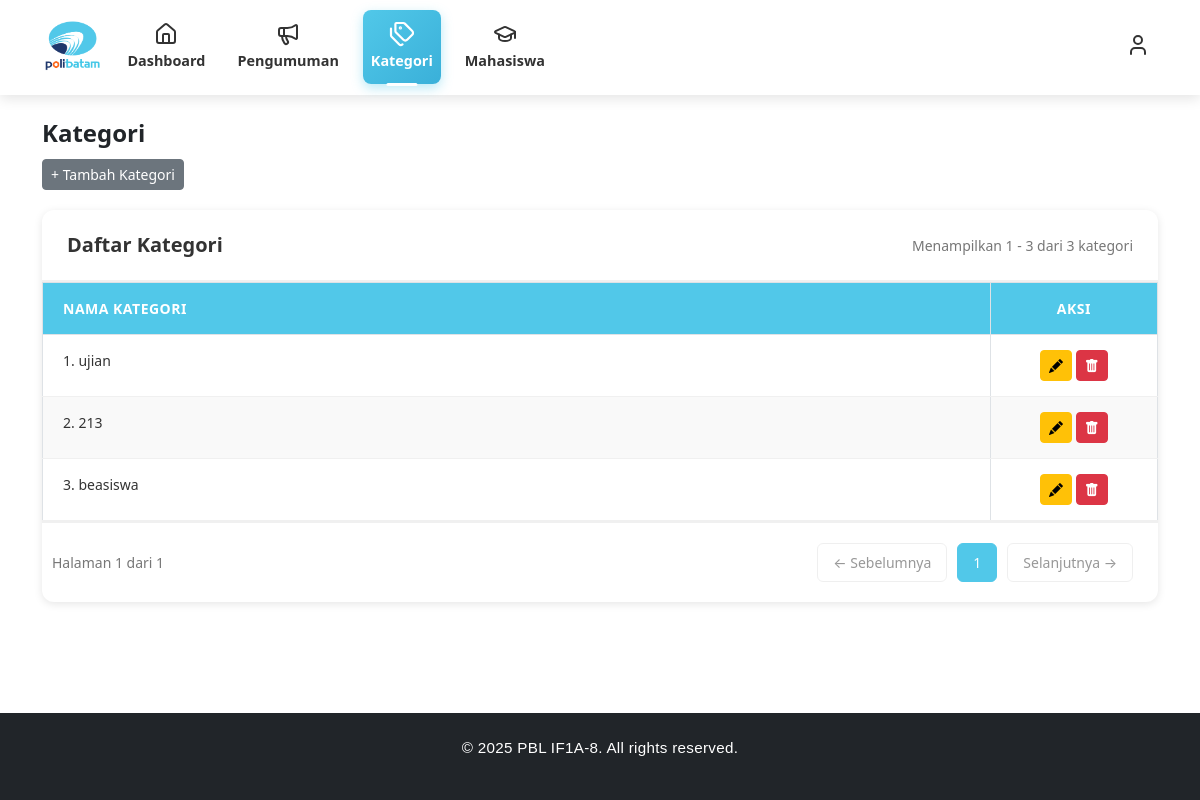
The app's page /views/admin/kategori.php (signed in) with its own data.
### tables this page shows
CREATE TABLE `kategori` (
  `kategori_id` int NOT NULL,
  `nama_kategori` varchar(100) NOT NULL,
  `deskripsi` varchar(100) NOT NULL
);

### app/models/kategori_model.php (called while the page is built, shortened)
<?php
class KategoriModel
{
    private $db;
    public function __construct($config)
    {
        $this->db = $config;
    }
    public function getAll()
    {
        $result = $this->db->query("SELECT * FROM kategori ORDER BY kategori_id DESC");
        return $result->fetch_all(MYSQLI_ASSOC);
    }
}
?>

### views/admin/kategori.php (the view, shortened to what this page needs)
<?php
require_once realpath(__DIR__ . '/../../config/config.php');
require_once realpath(__DIR__ . '/../../app/models/kategori_model.php');
$kategori = new KategoriModel($config);
$itemsPerPage = 10;
$currentPage = isset($_GET['page']) ? max(1, intval($_GET['page'])) : 1;
$offset = ($currentPage - 1) * $itemsPerPage;
$allKategori = $kategori->getAll();
$totalData = count($allKategori);
$totalPages = ceil($totalData / $itemsPerPage);
$dataKategori = array_slice($allKategori, $offset, $itemsPerPage);
$startData = $totalData > 0 ? $offset + 1 : 0;
$endData = min($offset + $itemsPerPage, $totalData);
?>
<!DOCTYPE html>
<html lang="id">
<head>
    <link href="https://cdn.jsdelivr.net/npm/bootstrap@5.3.3/dist/css/bootstrap.min.css" rel="stylesheet">
    <link href="https://cdn.jsdelivr.net/npm/bootstrap-icons@1.11.3/font/bootstrap-icons.css" rel="stylesheet">
</head>
<body>
    <?php include("header.php"); ?>
    <main class="container my-4">
        <div class="mb-3">
            <h4 class="fw-bold mb-1">Kategori</h4>
            <button class="btn btn-secondary btn-sm mt-2" data-bs-toggle="modal" data-bs-target="#modalTambahKategori">
                + Tambah Kategori
            </button>
        </div>
        <?php if (empty($allKategori)): ?>
            <div class="empty-state">
                <i class="bi bi-inbox"></i>
                <h5>Belum Ada Kategori</h5>
                <p>Silakan tambahkan kategori pertama Anda</p>
            </div>
        <?php else: ?>
            <div class="table-section">
                <div class="table-header">
                    <div class="table-title">Daftar Kategori</div>
                    <div class="entries-info">
                        Menampilkan <?= $startData; ?> - <?= $endData; ?> dari <?= $totalData; ?> kategori
                    </div>
                </div>
                <div class="table-wrapper">
                    <table class="table table-bordered">
                        <thead>
                            <tr>
                                <th>Nama Kategori</th>
                                <th>Aksi</th>
                            </tr>
                        </thead>
                        <tbody>
                            <?php $no = $startData;
                            foreach ($dataKategori as $row): ?>
                                <tr data-id="<?= $row['kategori_id'] ?>">
                                    <td><?= $no++ . ". " . htmlspecialchars($row['nama_kategori']); ?></td>
                                    <td class="text-center">
                                        <button class="btn btn-warning btn-sm edit-btn"
                                            onclick='editKategori(<?= json_encode($row, JSON_HEX_APOS | JSON_HEX_QUOT) ?>)'>
                                            <i class="bi bi-pencil-fill"></i>
                                        </button>
                                        <button class="btn btn-danger btn-sm delete-btn"
                                            data-id="<?= $row['kategori_id'] ?>"
                                            data-nama="<?= htmlspecialchars($row['nama_kategori']) ?>">
                                            <i class="bi bi-trash-fill"></i>
                                        </button>
                                    </td>
                                </tr>
                            <?php endforeach; ?>
                        </tbody>
                    </table>
                </div>
                <?php if ($totalData > 0): ?>
                    <div class="pagination">
                        <div class="page-info">
                            Halaman <?= $currentPage; ?> dari <?= $totalPages; ?>
                        </div>
                        <div class="page-buttons">
                            <?php if ($currentPage > 1): ?>
                                <a href="?page=<?= $currentPage - 1; ?>" class="page-btn">
                                    ← Sebelumnya
                                </a>
                            <?php else: ?>
                                <button class="page-btn" disabled>← Sebelumnya</button>
                            <?php endif; ?>
                            <?php
                            $range = 2;
                            $start = max(1, $currentPage - $range);
                            $end = min($totalPages, $currentPage + $range);
                            for ($i = $start; $i <= $end; $i++) {
                                $active = ($i == $currentPage) ? 'active' : '';
                                echo '<a href="?page=' . $i . '" class="page-btn ' . $active . '">' . $i . '</a>';
                            }
                            ?>
                            <?php if ($currentPage < $totalPages): ?>
                                <a href="?page=<?= $currentPage + 1; ?>" class="page-btn">
                                    Selanjutnya →
                                </a>
                            <?php else: ?>
                                <button class="page-btn" disabled>Selanjutnya →</button>
                            <?php endif; ?>
                        </div>
                    </div>
                <?php endif; ?>
            </div>
        <?php endif; ?>
    </main>
    <?php include("footer.php"); ?>
</body>
</html>

### views/admin/kategori.php (style rules this page uses)
.table-section { background: white; border-radius: 12px; box-shadow: 0 2px 8px rgba(0, 0, 0, 0.1); overflow: hidden; margin-top: 20px; }
.table-header { padding: 20px 25px; border-bottom: 2px solid #f0f0f0; display: flex; justify-content: space-between; align-items: center; }
.table-title { font-size: 20px; font-weight: 600; color: #333; }
.entries-info { font-size: 14px; color: #777; }
.table-wrapper { overflow-x: auto; }
table.table { margin-bottom: 0; }
table.table thead th { background-color: #51c8e9 !important; color: white !important; text-align: center !important; padding: 15px 20px; font-weight: 600; font-size: 14px; text-transform: uppercase; letter-spacing: 0.5px; }
table.table thead th:first-child { text-align: left !important; }
table.table thead th:nth-child(1) { width: 85%; }
table.table thead th:nth-child(2) { width: 15%; }
table.table tbody td { padding: 15px 20px; border-bottom: 1px solid #f0f0f0; color: #333; font-size: 14px; }
table.table tbody tr { transition: background 0.2s; }
table.table tbody tr:nth-child(odd) td { background-color: #ffffff !important; }
table.table tbody tr:nth-child(even) td { background-color: #f9f9f9 !important; }
table.table tbody td:first-child { text-align: left !important; }
.pagination { padding: 20px 25px; display: flex; justify-content: space-between; align-items: center; border-top: 2px solid #f0f0f0; }
.page-info { font-size: 14px; color: #777; margin-left: 10px; }
.page-buttons { display: flex; gap: 10px; }
.page-btn { padding: 8px 15px; border: 1px solid #e0e0e0; background: white; border-radius: 6px; cursor: pointer; font-size: 14px; transition: all 0.3s; text-decoration: none; color: #333; }
.page-btn:disabled { opacity: 0.5; cursor: not-allowed; }
.page-btn.active { background: #51c8e9; color: white; border-color: #51c8e9; }

### views/admin/footer.php (style rules this page uses)
body { display: flex; flex-direction: column; min-height: 100vh; }
main { flex: 1; }

### records on screen
kategori: nama_kategori "ujian"
kategori: nama_kategori "213"
kategori: nama_kategori "beasiswa"

### other values on screen
$startData "1"
$endData "3"
$totalData "3"
$currentPage "1"
$totalPages "1"
